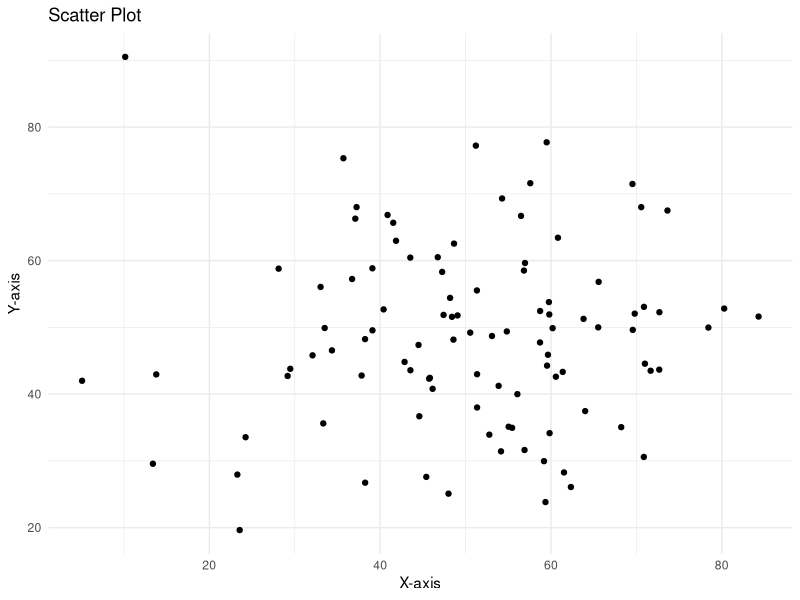

This figure's R source:
#!/usr/bin/env Rscript

# Загрузка библиотеки ggplot2 для продвинутой визуализации
if (!require(ggplot2)) {
  install.packages("ggplot2")
  library(ggplot2)
}

# Создание случайных данных
set.seed(42)  # Для воспроизводимости
n <- 100
data <- data.frame(
  x = rnorm(n, mean = 50, sd = 15),
  y = rnorm(n, mean = 50, sd = 15)
)

# Создание диаграммы рассеяния с помощью ggplot2
p <- ggplot(data, aes(x = x, y = y)) +
  geom_point() +
  labs(title = "Scatter Plot", x = "X-axis", y = "Y-axis") +
  theme_minimal()

# Генерация случайного имени файла
random_name <- paste0("scatter_plot_", sample(10000:99999, 1), ".png")

# Сохранение графика в файл
ggsave(random_name, plot = p, device = "png", path = ".")

cat("Scatter plot saved to file:", random_name, "\n")
